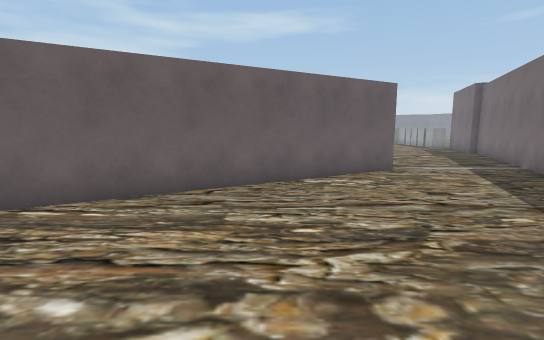
view 1 (above)

16 first-person views from a walk through a 3-D level made in the Unity game engine. The camera is 1.5 m above the floor, tilts 8° down and sees 85° across. The floor is counted in squares, 1 m on a side. Each view is taken from the middle of a square. On the plan, view 1 faces up. The plan holds only what a view shows up to about 15 squares ahead; the rest is blank. The place goes on beyond the plan. Some surface patterns are stand-ins.

view 2
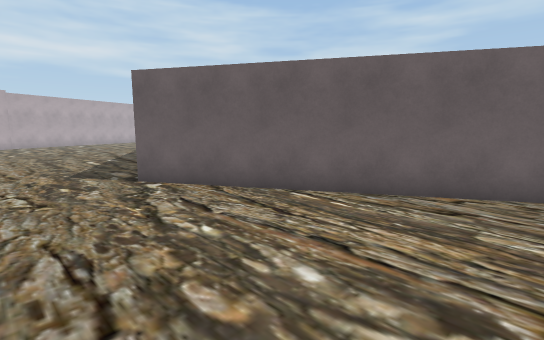

view 3
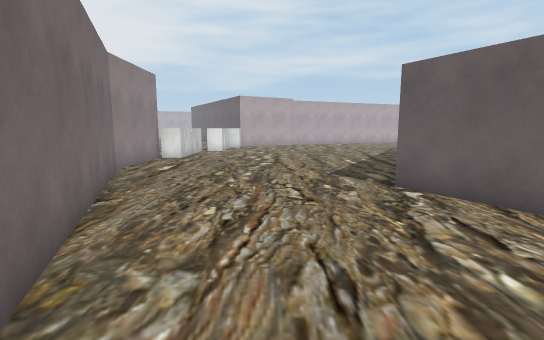

view 4
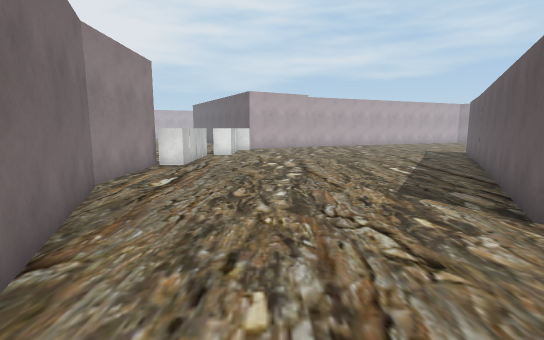

view 5
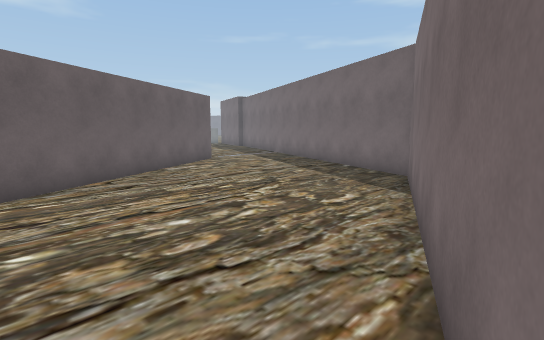

view 6
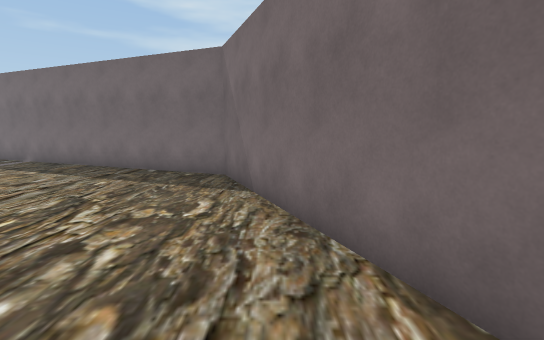

view 7
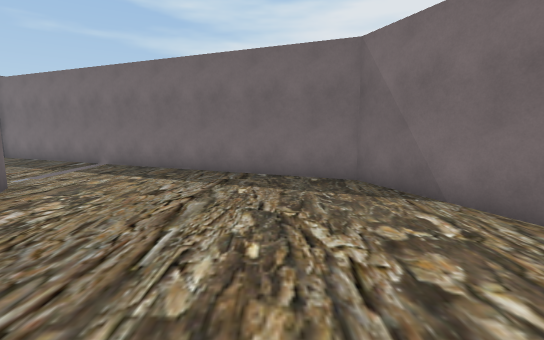

view 8
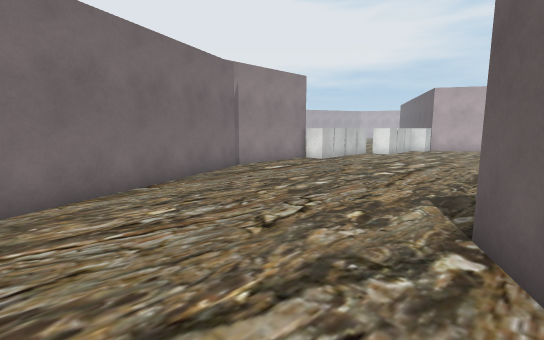

view 9
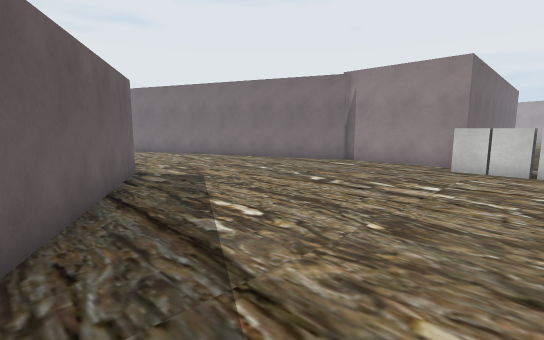

view 10
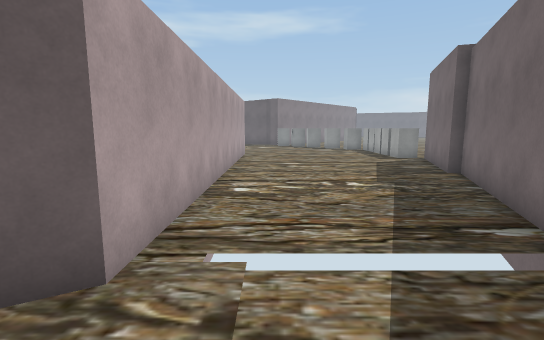

view 11
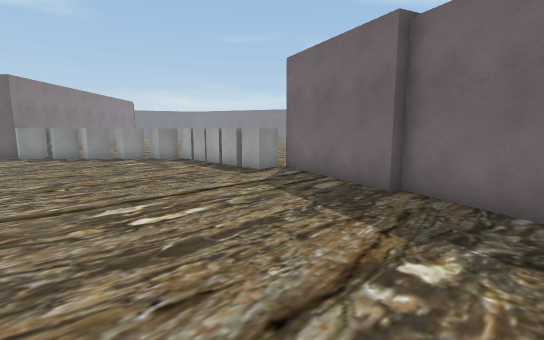

view 12
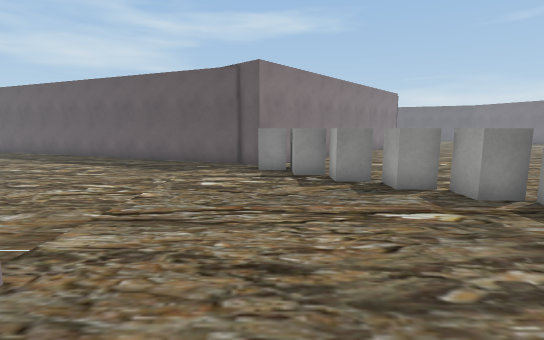

view 13
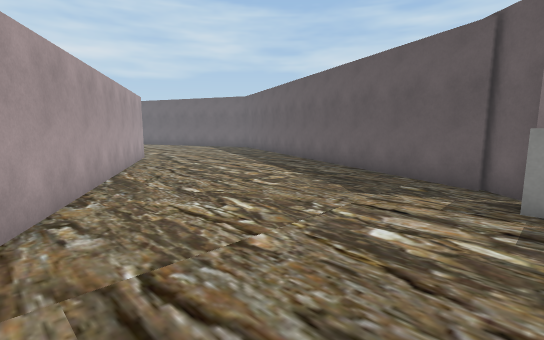

view 14
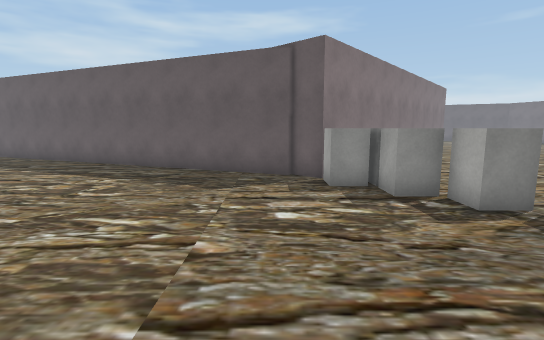

view 15
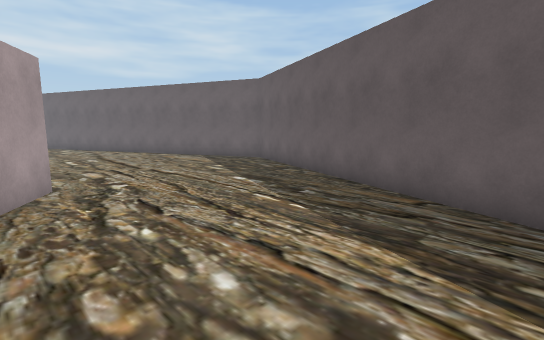

view 16
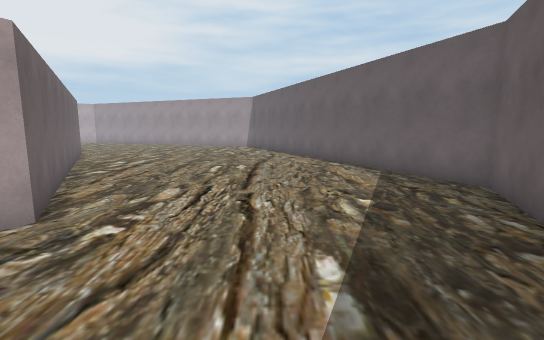

### Floor plan
Points are (right, up) in squares from view 1. A wall is a line through its corners. A room is listed if a view was taken in it or the views show most of it. See-through windows are left out.
Room 1 (views 1, 2, 3, 4, 5, 6, 7, 8, 9, 10)
walls: (-11.5, -5.6) (5.6, 1.5) (9.3, 10.6); (-16.3, -8.3) (-16.3, -5.8) (-11.2, -5.7); (4.4, 10.7) (-8.6, 3.2) (-19.1, 9.2)
ways out: opening at (5, 11) to room 2
objects: block (-19, -6) to (-18, -5); block (-18, -6); block (-17, -6) to (-16, -5)
Room 2 (views 11, 12, 13, 14, 15, 16)
walls: (5.6, 35.5) (-11.4, 42.5) (-19.1, 39.3); (6.3, 35) (5.5, 35.8); (4.4, 22.8) (4.4, 10.7); (12.1, 41.2) (6.9, 35.3); (-19.1, 27.1) (-8.6, 33.2) (1.9, 27.1); (9.3, 10.6) (12.3, 17.8) (12, 18) (13.7, 22.9)
ways out: opening at (5, 11) to room 1
objects: block (7, 34) to (8, 35); block (8, 33) to (9, 33); block (8, 34) to (9, 35); block (9, 31) to (10, 32); block (10, 30) to (11, 31); block (11, 30) to (12, 30); block (12, 29) to (13, 29); block (13, 23); block (13, 24) to (13, 25); block (13, 26); block (13, 27) to (13, 28)

Positions as (right, up) in squares from view 1, and headings:
1: (0, 0), facing up
2: (0, 0), facing up-left
3: (-1, 0), facing left
4: (-4, -1), facing left
5: (-4, -2), facing up-right
6: (-4, 0), facing right
7: (-3, 4), facing right
8: (-4, 4), facing down-left
9: (-19, 7), facing down-right
10: (6, 8), facing up
11: (5, 15), facing up-right
12: (7, 23), facing up
13: (7, 27), facing up-left
14: (5, 26), facing up
15: (0, 32), facing up-left
16: (-4, 37), facing left
